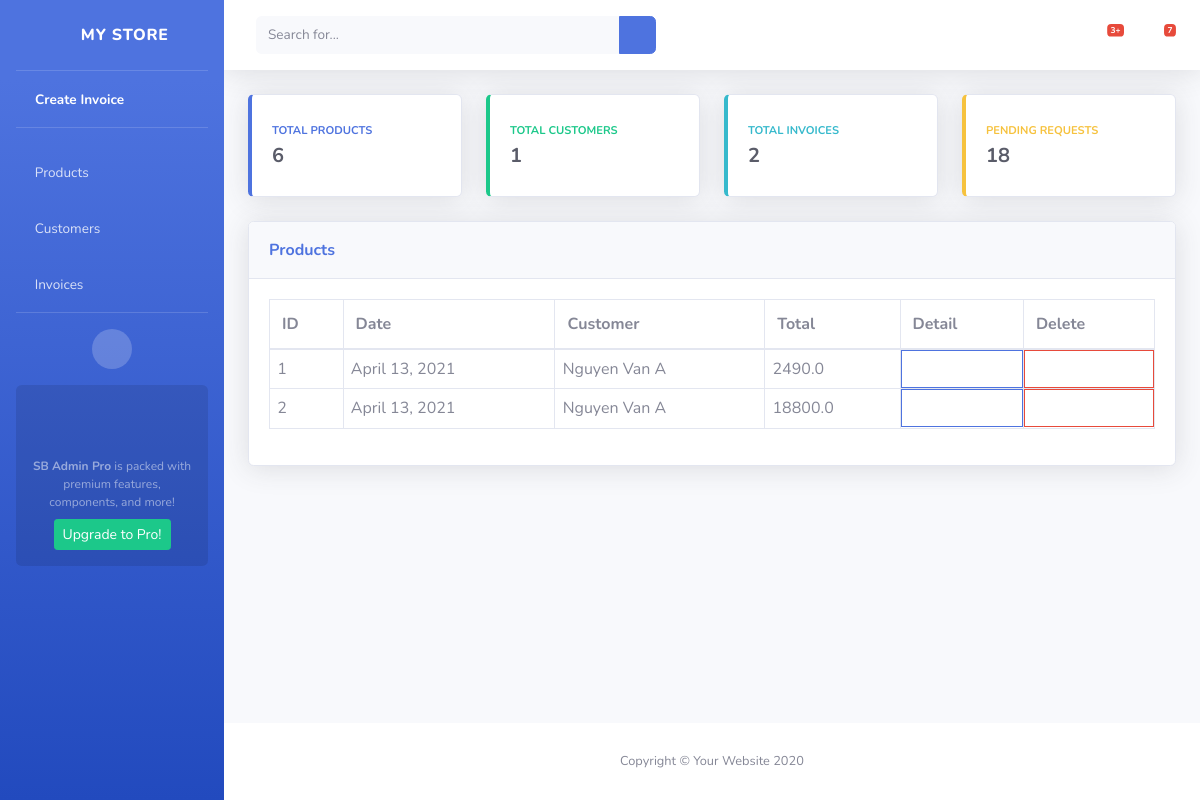
Page /view_invoice/ on the earlier database version.
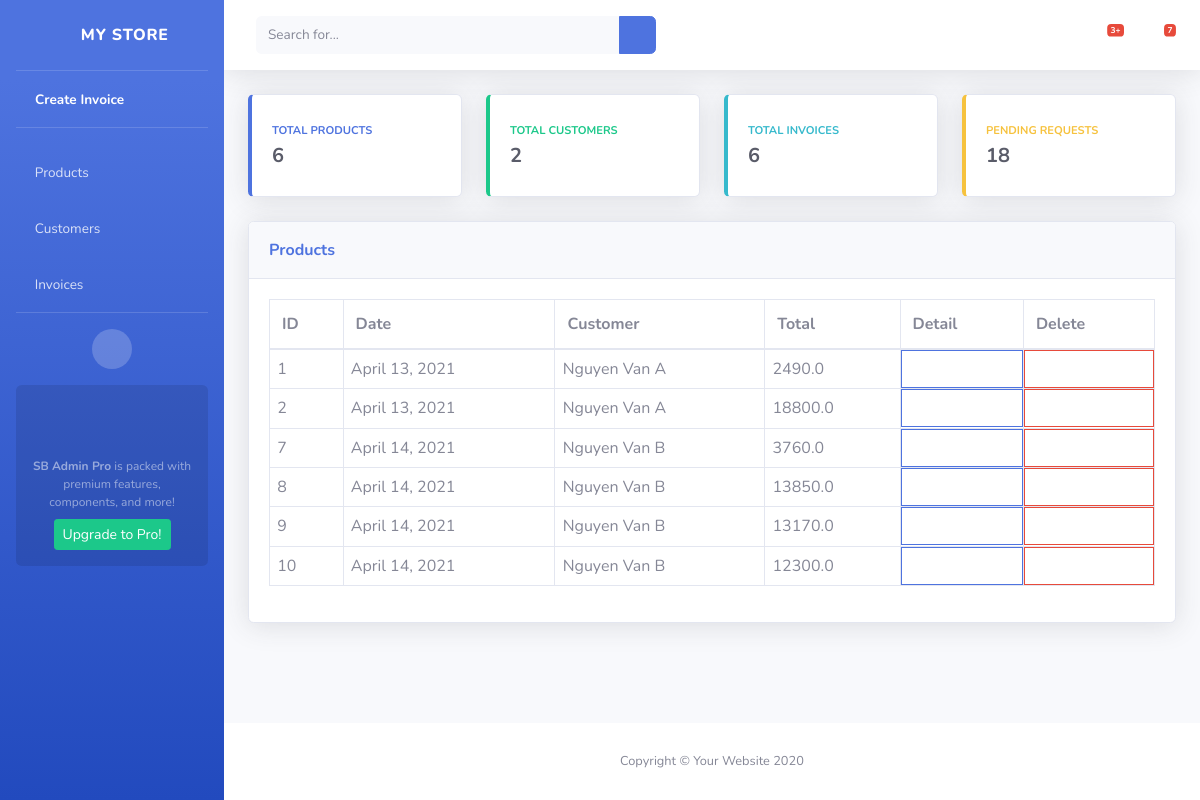
Same page on the later database version.
### invoice/models.py (models this page shows, shortened)
class Invoice(models.Model):
    date = models.DateField()
    customer = models.ForeignKey(Customer, on_delete=models.SET_NULL, blank=True, null=True)
    total = models.FloatField(default=0)

class Customer(models.Model):
    GENDER_CHOICES = (
        ('Male', 'Male'),
        ('Female', 'Female'),
        ('Others', 'Others'),
    )
    customer_name = models.CharField(max_length=255)
    customer_gender = models.CharField(max_length=50, choices=GENDER_CHOICES)
    customer_dob = models.DateField()
    customer_points = models.IntegerField(default=0)
    def __str__(self):
        return str(self.customer_name)

### invoice/views.py (the view)
# urls.py: path('view_invoice/', views.view_invoice, name='view_invoice'),
def view_invoice(request):
    total_product = Product.objects.count()
    total_customer = Customer.objects.count()
    total_invoice = Invoice.objects.count()
    invoice = Invoice.objects.all()
    context = {
        'total_product': total_product,
        'total_customer': total_customer,
        'total_invoice': total_invoice,
        'invoice': invoice,
    }
    return render(request, 'invoice/view_invoice.html', context)

### invoice/templates/invoice/view_invoice.html
{% extends "invoice/base/base.html" %}
{% block content %}
<div class="row">
    <div class="col-xl-12 col-lg-7">
        <div class="card shadow mb-4">
            <div class="card-header py-3 d-flex flex-row align-items-center justify-content-between">
                <label class="m-0 font-weight-bold text-primary">Products</label>
            </div>
            <div class="card-body">
                <div class="table-responsive">
                    <table class="table table-bordered" id="dataTable" width="100%" cellspacing="0">
                        <thead>
                        <tr>
                            <th>ID</th>
                            <th>Date</th>
                            <th>Customer</th>
                            <th>Total</th>
                            <th>Detail</th>
                            <th>Delete</th>
                        </tr>
                        </thead>
                        <tbody>
                        {% for i in invoice %}
                        <tr>
                            <td style="padding: 0.45em;">
                                {{i.id}}
                            </td>
                            <td style="padding: 0.45em;">
                                {{i.date}}
                            </td>
                            <td style="padding: 0.45em;">
                                {{i.customer}}
                            </td>
                            <td style="padding: 0.45em;">
                                {{i.total}}
                            </td>
                            <td style="padding: 0;">
                                <a href="{% url 'view_invoice_detail' i.id %}" class="btn btn-outline-primary"
                                   style="width: 100%; height: 100%; border-radius: 0">
                                    <i class="fas fa-long-arrow-alt-right"></i>
                                </a>
                            </td>
                            <td style="padding: 0;">
                                <a href="{% url 'delete_invoice' i.id %}" class="btn btn-outline-danger"
                                   style="width: 100%; height: 100%; border-radius: 0">
                                    <i class="fas fa-trash-alt"></i>
                                </a>
                            </td>
                        {% endfor %}
                        </tbody>
                    </table>
                </div>
            </div>
        </div>
    </div>
</div>
{% endblock %}

### invoice/templates/invoice/base/base.html (shortened to what this page needs)
<!DOCTYPE html>
<html lang="en">
{% load static %}
<head>
    <link href="{% static '/vendor/fontawesome-free/css/all.min.css' %}" rel="stylesheet" type="text/css">
    <link href="{% static '/css/sb-admin-2.min.css' %}" rel="stylesheet">
</head>
<body id="page-top">
    <div id="wrapper">
        <ul class="navbar-nav bg-gradient-primary sidebar sidebar-dark accordion" id="accordionSidebar">
            <a class="sidebar-brand d-flex align-items-center justify-content-center" href="{% url 'home' %}">
                <div class="sidebar-brand-icon rotate-n-15">
                    <i class="fas fa-laugh-wink"></i>
                </div>
                <div class="sidebar-brand-text mx-3">MY STORE</div>
            </a>
            <hr class="sidebar-divider my-0">
            <li class="nav-item active">
                <a class="nav-link" href="{% url 'create_invoice' %}">
                    <i class="fas fa-cash-register"></i>
                    <span>Create Invoice</span></a>
            </li>
            <hr class="sidebar-divider">
            <li class="nav-item">
                <a class="nav-link collapsed" href="#" data-toggle="collapse" data-target="#collapseTwo"
                    aria-expanded="true" aria-controls="collapseTwo">
                    <i class="fas fa-folder-open"></i>
                    <span>Products</span>
                </a>
            </li>
            <li class="nav-item">
                <a class="nav-link collapsed" href="#" data-toggle="collapse" data-target="#collapseUtilities"
                    aria-expanded="true" aria-controls="collapseUtilities">
                    <i class="fas fa-user-circle"></i>
                    <span>Customers</span>
                </a>
            </li>
            <li class="nav-item">
                <a class="nav-link collapsed" href="#" data-toggle="collapse" data-target="#collapsePages"
                    aria-expanded="true" aria-controls="collapsePages">
                    <i class="fas fa-cart-plus"></i>
                    <span>Invoices</span>
                </a>
            </li>
            <hr class="sidebar-divider">
            <div class="text-center d-none d-md-inline">
                <button class="rounded-circle border-0" id="sidebarToggle"></button>
            </div>
            <div class="sidebar-card">
                <p class="text-center mb-2"><strong>SB Admin Pro</strong> is packed with premium features, components, and more!</p>
                <a class="btn btn-success btn-sm" href="https://startbootstrap.com/theme/sb-admin-pro">Upgrade to Pro!</a>
            </div>
        </ul>
        <div id="content-wrapper" class="d-flex flex-column">
            <div id="content">
                <nav class="navbar navbar-expand navbar-light bg-white topbar mb-4 static-top shadow">
                    <form
                        class="d-none d-sm-inline-block form-inline mr-auto ml-md-3 my-2 my-md-0 mw-100 navbar-search">
                        <div class="input-group">
                            <input type="text" class="form-control bg-light border-0 small" placeholder="Search for..."
                                aria-label="Search" aria-describedby="basic-addon2">
                            <div class="input-group-append">
                                <button class="btn btn-primary" type="button">
                                    <i class="fas fa-search fa-sm"></i>
                                </button>
                            </div>
                        </div>
                    </form>
                    <ul class="navbar-nav ml-auto">
                        <li class="nav-item dropdown no-arrow mx-1">
                            <a class="nav-link dropdown-toggle" href="#" id="alertsDropdown" role="button"
                                data-toggle="dropdown" aria-haspopup="true" aria-expanded="false">
                                <i class="fas fa-bell fa-fw"></i>
                                <span class="badge badge-danger badge-counter">3+</span>
                            </a>
                        </li>
                        <li class="nav-item dropdown no-arrow mx-1">
                            <a class="nav-link dropdown-toggle" href="#" id="messagesDropdown" role="button"
                                data-toggle="dropdown" aria-haspopup="true" aria-expanded="false">
                                <i class="fas fa-envelope fa-fw"></i>
                                <span class="badge badge-danger badge-counter">7</span>
                            </a>
                        </li>
                    </ul>
                </nav>
                <div class="container-fluid">
                    <div class="row">
                        <div class="col-xl-3 col-md-6 mb-4">
                            <div class="card border-left-primary shadow h-100 py-2">
                                <div class="card-body">
                                    <div class="row no-gutters align-items-center">
                                        <div class="col mr-2">
                                            <div class="text-xs font-weight-bold text-primary text-uppercase mb-1">
                                                Total products
                                            </div>
                                            <div class="h5 mb-0 font-weight-bold text-gray-800">{{total_product}}</div>
                                        </div>
                                        <div class="col-auto">
                                            <i class="fas fa-calendar fa-2x text-gray-300"></i>
                                        </div>
                                    </div>
                                </div>
                            </div>
                        </div>
                        <div class="col-xl-3 col-md-6 mb-4">
                            <div class="card border-left-success shadow h-100 py-2">
                                <div class="card-body">
                                    <div class="row no-gutters align-items-center">
                                        <div class="col mr-2">
                                            <div class="text-xs font-weight-bold text-success text-uppercase mb-1">
                                                Total customers
                                            </div>
                                            <div class="h5 mb-0 font-weight-bold text-gray-800">{{total_customer}}</div>
                                        </div>
                                        <div class="col-auto">
                                            <i class="fas fa-dollar-sign fa-2x text-gray-300"></i>
                                        </div>
                                    </div>
                                </div>
                            </div>
                        </div>
                        <div class="col-xl-3 col-md-6 mb-4">
                            <div class="card border-left-info shadow h-100 py-2">
                                <div class="card-body">
                                    <div class="row no-gutters align-items-center">
                                        <div class="col mr-2">
                                            <div class="text-xs font-weight-bold text-info text-uppercase mb-1">Total invoices
                                            </div>
                                            <div class="row no-gutters align-items-center">
                                                <div class="col-auto">
                                                    <div class="h5 mb-0 mr-3 font-weight-bold text-gray-800">{{total_invoice}}</div>
                                                </div>
                                            </div>
                                        </div>
                                        <div class="col-auto">
                                            <i class="fas fa-clipboard-list fa-2x text-gray-300"></i>
                                        </div>
                                    </div>
                                </div>
                            </div>
                        </div>
                        <div class="col-xl-3 col-md-6 mb-4">
                            <div class="card border-left-warning shadow h-100 py-2">
                                <div class="card-body">
                                    <div class="row no-gutters align-items-center">
                                        <div class="col mr-2">
                                            <div class="text-xs font-weight-bold text-warning text-uppercase mb-1">
                                                Pending Requests
                                            </div>
                                            <div class="h5 mb-0 font-weight-bold text-gray-800">18</div>
                                        </div>
                                        <div class="col-auto">
                                            <i class="fas fa-comments fa-2x text-gray-300"></i>
                                        </div>
                                    </div>
                                </div>
                            </div>
                        </div>
                    </div>
                    {% block content %}
                    {% endblock %}
                </div>
            </div>
            <footer class="sticky-footer bg-white">
                <div class="container my-auto">
                    <div class="copyright text-center my-auto">
                        <span>Copyright &copy; Your Website 2020</span>
                    </div>
                </div>
            </footer>
        </div>
    </div>
</body>
</html>

Differences in the rows shown:
added Invoice: id "7", date "April 14, 2021", customer "Nguyen Van B", total "3760.0"
added Invoice: id "8", date "April 14, 2021", customer "Nguyen Van B", total "13850.0"
added Invoice: id "9", date "April 14, 2021", customer "Nguyen Van B", total "13170.0"
added Invoice: id "10", date "April 14, 2021", customer "Nguyen Van B", total "12300.0"
Other differences:
{{ total_customer }}: "1" → "2"
{{ total_invoice }}: "2" → "6"
